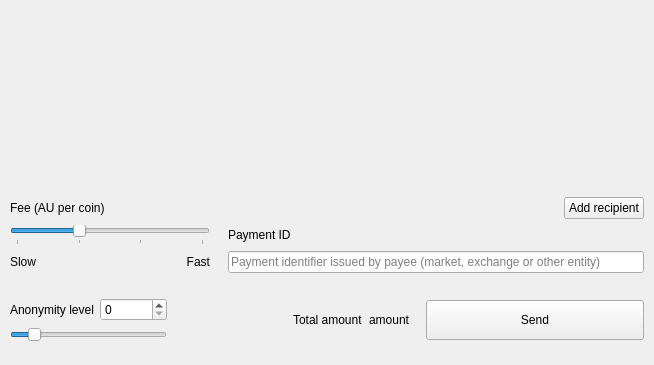
<?xml version="1.0" encoding="UTF-8"?>
<ui version="4.0">
 <class>SendFrame</class>
 <widget class="QFrame" name="SendFrame">
  <property name="geometry">
   <rect>
    <x>0</x>
    <y>0</y>
    <width>654</width>
    <height>365</height>
   </rect>
  </property>
  <property name="windowTitle">
   <string>Frame</string>
  </property>
  <property name="frameShape">
   <enum>QFrame::NoFrame</enum>
  </property>
  <property name="frameShadow">
   <enum>QFrame::Raised</enum>
  </property>
  <layout class="QVBoxLayout" name="verticalLayout">
   <property name="spacing">
    <number>5</number>
   </property>
   <property name="sizeConstraint">
    <enum>QLayout::SetDefaultConstraint</enum>
   </property>
   <property name="leftMargin">
    <number>0</number>
   </property>
   <property name="topMargin">
    <number>0</number>
   </property>
   <property name="rightMargin">
    <number>0</number>
   </property>
   <property name="bottomMargin">
    <number>0</number>
   </property>
   <item>
    <widget class="WalletGUI::ResizableScrollArea" name="m_sendScrollarea">
     <property name="enabled">
      <bool>true</bool>
     </property>
     <property name="sizePolicy">
      <sizepolicy hsizetype="MinimumExpanding" vsizetype="Preferred">
       <horstretch>0</horstretch>
       <verstretch>0</verstretch>
      </sizepolicy>
     </property>
     <property name="autoFillBackground">
      <bool>false</bool>
     </property>
     <property name="styleSheet">
      <string notr="true"/>
     </property>
     <property name="frameShape">
      <enum>QFrame::NoFrame</enum>
     </property>
     <property name="sizeAdjustPolicy">
      <enum>QAbstractScrollArea::AdjustToContents</enum>
     </property>
     <property name="widgetResizable">
      <bool>true</bool>
     </property>
     <widget class="QWidget" name="scrollAreaWidgetContents">
      <property name="geometry">
       <rect>
        <x>0</x>
        <y>0</y>
        <width>654</width>
        <height>68</height>
       </rect>
      </property>
      <property name="sizePolicy">
       <sizepolicy hsizetype="Preferred" vsizetype="Preferred">
        <horstretch>0</horstretch>
        <verstretch>0</verstretch>
       </sizepolicy>
      </property>
      <property name="styleSheet">
       <string notr="true"/>
      </property>
      <layout class="QVBoxLayout" name="m_transfersLayout">
       <property name="spacing">
        <number>0</number>
       </property>
       <property name="sizeConstraint">
        <enum>QLayout::SetNoConstraint</enum>
       </property>
       <property name="leftMargin">
        <number>0</number>
       </property>
       <property name="topMargin">
        <number>0</number>
       </property>
       <property name="rightMargin">
        <number>0</number>
       </property>
       <property name="bottomMargin">
        <number>0</number>
       </property>
      </layout>
     </widget>
    </widget>
   </item>
   <item>
    <spacer name="verticalSpacer">
     <property name="orientation">
      <enum>Qt::Vertical</enum>
     </property>
     <property name="sizeHint" stdset="0">
      <size>
       <width>20</width>
       <height>40</height>
      </size>
     </property>
    </spacer>
   </item>
   <item>
    <widget class="QFrame" name="m_sendFeeFrame">
     <property name="frameShape">
      <enum>QFrame::NoFrame</enum>
     </property>
     <property name="frameShadow">
      <enum>QFrame::Plain</enum>
     </property>
     <layout class="QGridLayout" name="gridLayout_2">
      <property name="leftMargin">
       <number>10</number>
      </property>
      <property name="topMargin">
       <number>5</number>
      </property>
      <property name="rightMargin">
       <number>10</number>
      </property>
      <property name="bottomMargin">
       <number>10</number>
      </property>
      <property name="horizontalSpacing">
       <number>18</number>
      </property>
      <item row="6" column="3">
       <widget class="QLineEdit" name="m_paymentIdEdit">
        <property name="styleSheet">
         <string notr="true">[errorState=&quot;true&quot;] {
  border-color: #ef3131;
}</string>
        </property>
        <property name="placeholderText">
         <string>Payment identifier issued by payee (market, exchange or other entity)</string>
        </property>
       </widget>
      </item>
      <item row="5" column="3">
       <widget class="QLabel" name="m_paymentIdTextLabel">
        <property name="text">
         <string>Payment ID</string>
        </property>
       </widget>
      </item>
      <item row="2" column="3">
       <layout class="QHBoxLayout" name="horizontalLayout">
        <item>
         <spacer name="horizontalSpacer_2">
          <property name="orientation">
           <enum>Qt::Horizontal</enum>
          </property>
          <property name="sizeHint" stdset="0">
           <size>
            <width>40</width>
            <height>20</height>
           </size>
          </property>
         </spacer>
        </item>
        <item>
         <widget class="QPushButton" name="m_addRecipientButton">
          <property name="cursor">
           <cursorShape>PointingHandCursor</cursorShape>
          </property>
          <property name="focusPolicy">
           <enum>Qt::StrongFocus</enum>
          </property>
          <property name="text">
           <string>Add recipient</string>
          </property>
          <property name="flat">
           <bool>false</bool>
          </property>
         </widget>
        </item>
       </layout>
      </item>
      <item row="6" column="0" colspan="3">
       <widget class="QFrame" name="frame">
        <property name="minimumSize">
         <size>
          <width>200</width>
          <height>20</height>
         </size>
        </property>
        <property name="frameShape">
         <enum>QFrame::NoFrame</enum>
        </property>
        <property name="frameShadow">
         <enum>QFrame::Raised</enum>
        </property>
        <layout class="QHBoxLayout" name="horizontalLayout_3">
         <property name="spacing">
          <number>0</number>
         </property>
         <property name="leftMargin">
          <number>0</number>
         </property>
         <property name="topMargin">
          <number>0</number>
         </property>
         <property name="rightMargin">
          <number>0</number>
         </property>
         <property name="bottomMargin">
          <number>0</number>
         </property>
         <item>
          <widget class="QLabel" name="minimalLabel">
           <property name="enabled">
            <bool>true</bool>
           </property>
           <property name="text">
            <string>Slow</string>
           </property>
          </widget>
         </item>
         <item>
          <spacer name="horizontalSpacer_5">
           <property name="orientation">
            <enum>Qt::Horizontal</enum>
           </property>
           <property name="sizeHint" stdset="0">
            <size>
             <width>40</width>
             <height>20</height>
            </size>
           </property>
          </spacer>
         </item>
         <item>
          <widget class="QLabel" name="fastLabel">
           <property name="text">
            <string>Fast</string>
           </property>
           <property name="alignment">
            <set>Qt::AlignRight|Qt::AlignTrailing|Qt::AlignVCenter</set>
           </property>
          </widget>
         </item>
        </layout>
       </widget>
      </item>
      <item row="5" column="0" colspan="3">
       <widget class="QSlider" name="m_feeSlider">
        <property name="minimum">
         <number>1</number>
        </property>
        <property name="maximum">
         <number>4</number>
        </property>
        <property name="pageStep">
         <number>1</number>
        </property>
        <property name="value">
         <number>2</number>
        </property>
        <property name="orientation">
         <enum>Qt::Horizontal</enum>
        </property>
        <property name="tickPosition">
         <enum>QSlider::TicksBelow</enum>
        </property>
        <property name="tickInterval">
         <number>1</number>
        </property>
       </widget>
      </item>
      <item row="2" column="0" colspan="3">
       <widget class="QLabel" name="m_feeTextLabel">
        <property name="toolTip">
         <string>Atomic units per coin</string>
        </property>
        <property name="text">
         <string>Fee (AU per coin)</string>
        </property>
       </widget>
      </item>
     </layout>
    </widget>
   </item>
   <item>
    <widget class="QFrame" name="m_mixinFrame">
     <property name="frameShape">
      <enum>QFrame::NoFrame</enum>
     </property>
     <property name="frameShadow">
      <enum>QFrame::Raised</enum>
     </property>
     <layout class="QGridLayout" name="gridLayout">
      <property name="leftMargin">
       <number>10</number>
      </property>
      <property name="topMargin">
       <number>10</number>
      </property>
      <property name="rightMargin">
       <number>10</number>
      </property>
      <property name="bottomMargin">
       <number>23</number>
      </property>
      <item row="0" column="2" rowspan="2">
       <widget class="QLabel" name="label">
        <property name="text">
         <string/>
        </property>
       </widget>
      </item>
      <item row="0" column="5" rowspan="2">
       <widget class="QLabel" name="m_totalAmountLabel">
        <property name="text">
         <string>amount</string>
        </property>
        <property name="indent">
         <number>0</number>
        </property>
       </widget>
      </item>
      <item row="0" column="1">
       <widget class="QSpinBox" name="m_mixinSpin">
        <property name="maximum">
         <number>999999999</number>
        </property>
       </widget>
      </item>
      <item row="0" column="3" rowspan="2">
       <spacer name="horizontalSpacer">
        <property name="orientation">
         <enum>Qt::Horizontal</enum>
        </property>
        <property name="sizeType">
         <enum>QSizePolicy::Expanding</enum>
        </property>
        <property name="sizeHint" stdset="0">
         <size>
          <width>298</width>
          <height>20</height>
         </size>
        </property>
       </spacer>
      </item>
      <item row="1" column="0" colspan="2">
       <widget class="QSlider" name="m_mixinSlider">
        <property name="maximumSize">
         <size>
          <width>16777215</width>
          <height>16777215</height>
         </size>
        </property>
        <property name="maximum">
         <number>50</number>
        </property>
        <property name="pageStep">
         <number>1</number>
        </property>
        <property name="value">
         <number>6</number>
        </property>
        <property name="tracking">
         <bool>false</bool>
        </property>
        <property name="orientation">
         <enum>Qt::Horizontal</enum>
        </property>
       </widget>
      </item>
      <item row="0" column="7" rowspan="2">
       <widget class="QPushButton" name="m_sendButton">
        <property name="sizePolicy">
         <sizepolicy hsizetype="Expanding" vsizetype="Fixed">
          <horstretch>0</horstretch>
          <verstretch>0</verstretch>
         </sizepolicy>
        </property>
        <property name="minimumSize">
         <size>
          <width>218</width>
          <height>40</height>
         </size>
        </property>
        <property name="maximumSize">
         <size>
          <width>218</width>
          <height>40</height>
         </size>
        </property>
        <property name="focusPolicy">
         <enum>Qt::StrongFocus</enum>
        </property>
        <property name="text">
         <string>Send</string>
        </property>
       </widget>
      </item>
      <item row="0" column="4" rowspan="2">
       <widget class="QLabel" name="label_2">
        <property name="text">
         <string>Total amount</string>
        </property>
       </widget>
      </item>
      <item row="0" column="0">
       <widget class="QLabel" name="m_mixinTextLabel">
        <property name="text">
         <string>Anonymity level</string>
        </property>
       </widget>
      </item>
      <item row="0" column="6" rowspan="2">
       <spacer name="horizontalSpacer_4">
        <property name="orientation">
         <enum>Qt::Horizontal</enum>
        </property>
        <property name="sizeType">
         <enum>QSizePolicy::Fixed</enum>
        </property>
        <property name="sizeHint" stdset="0">
         <size>
          <width>10</width>
          <height>20</height>
         </size>
        </property>
       </spacer>
      </item>
     </layout>
    </widget>
   </item>
  </layout>
 </widget>
 <customwidgets>
  <customwidget>
   <class>WalletGUI::ResizableScrollArea</class>
   <extends>QScrollArea</extends>
   <header>resizablescrollarea.h</header>
   <container>1</container>
  </customwidget>
 </customwidgets>
 <tabstops>
  <tabstop>m_sendScrollarea</tabstop>
  <tabstop>m_addRecipientButton</tabstop>
  <tabstop>m_feeSlider</tabstop>
  <tabstop>m_paymentIdEdit</tabstop>
  <tabstop>m_mixinSpin</tabstop>
  <tabstop>m_mixinSlider</tabstop>
  <tabstop>m_sendButton</tabstop>
 </tabstops>
 <resources/>
 <connections>
  <connection>
   <sender>m_sendButton</sender>
   <signal>clicked()</signal>
   <receiver>SendFrame</receiver>
   <slot>sendClicked()</slot>
   <hints>
    <hint type="sourcelabel">
     <x>53</x>
     <y>561</y>
    </hint>
    <hint type="destinationlabel">
     <x>432</x>
     <y>294</y>
    </hint>
   </hints>
  </connection>
  <connection>
   <sender>m_mixinSlider</sender>
   <signal>valueChanged(int)</signal>
   <receiver>SendFrame</receiver>
   <slot>mixinValueChanged(int)</slot>
   <hints>
    <hint type="sourcelabel">
     <x>221</x>
     <y>520</y>
    </hint>
    <hint type="destinationlabel">
     <x>432</x>
     <y>294</y>
    </hint>
   </hints>
  </connection>
  <connection>
   <sender>m_addRecipientButton</sender>
   <signal>clicked()</signal>
   <receiver>SendFrame</receiver>
   <slot>addRecipientClicked()</slot>
   <hints>
    <hint type="sourcelabel">
     <x>78</x>
     <y>414</y>
    </hint>
    <hint type="destinationlabel">
     <x>432</x>
     <y>294</y>
    </hint>
   </hints>
  </connection>
  <connection>
   <sender>m_paymentIdEdit</sender>
   <signal>textChanged(QString)</signal>
   <receiver>SendFrame</receiver>
   <slot>validatePaymentId(QString)</slot>
   <hints>
    <hint type="sourcelabel">
     <x>538</x>
     <y>521</y>
    </hint>
    <hint type="destinationlabel">
     <x>432</x>
     <y>318</y>
    </hint>
   </hints>
  </connection>
  <connection>
   <sender>m_mixinSpin</sender>
   <signal>valueChanged(int)</signal>
   <receiver>SendFrame</receiver>
   <slot>mixinValueChanged(int)</slot>
   <hints>
    <hint type="sourcelabel">
     <x>201</x>
     <y>575</y>
    </hint>
    <hint type="destinationlabel">
     <x>432</x>
     <y>318</y>
    </hint>
   </hints>
  </connection>
  <connection>
   <sender>m_feeSlider</sender>
   <signal>valueChanged(int)</signal>
   <receiver>SendFrame</receiver>
   <slot>feeValueChanged(int)</slot>
   <hints>
    <hint type="sourcelabel">
     <x>152</x>
     <y>197</y>
    </hint>
    <hint type="destinationlabel">
     <x>350</x>
     <y>170</y>
    </hint>
   </hints>
  </connection>
 </connections>
 <slots>
  <slot>sendClicked()</slot>
  <slot>clearAllClicked()</slot>
  <slot>addRecipientClicked()</slot>
  <slot>mixinValueChanged(int)</slot>
  <slot>validatePaymentId(QString)</slot>
  <slot>feeValueChanged(int)</slot>
 </slots>
</ui>
